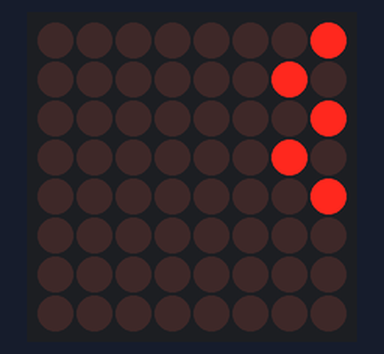
Simulated run of this sketch. Board: Arduino Uno, built with avr-gcc and run on an emulated ATmega328P. On the bench: 8×8 LED matrix.

Above: at 1.05 s.

The sketch:

Snake_V2.ino
```cpp
#include <LedControl.h>

#define START 0  //start index for matrix
#define END 7    //end index for matrix
#define DELAY 25 //speed of animation

int DIN = 12;
int CS = 11;
int CLK = 10;

LedControl lc=LedControl(DIN, CLK, CS, 1);

void setup(){

  lc.shutdown(0,false);
  lc.setIntensity(0,1);
  lc.clearDisplay(0);
}

void function(int right, int left)
{
  for(int i = START; i <= END; i++)
  {
    if(i % 2 == 0)
      {
        lc.setLed(0, i, right, 1);
        delay(DELAY);
      }
    else
      {
        lc.setLed(0, i, left, 1);
        delay(DELAY);
      }
  }
  for(int i = START; i <= END; i++)
  {
    if(i % 2 == 0)
      {
        lc.setLed(0, i, right, 0);
        delay(DELAY);
      }
    else
      {
        lc.setLed(0, i, left, 0);
        delay(DELAY);
      }
  }
}

void loop(){
  function(START+1, START);
  function((START+END)/2 + 1, (START+END)/2);
  function(END, END-1);
}
```
